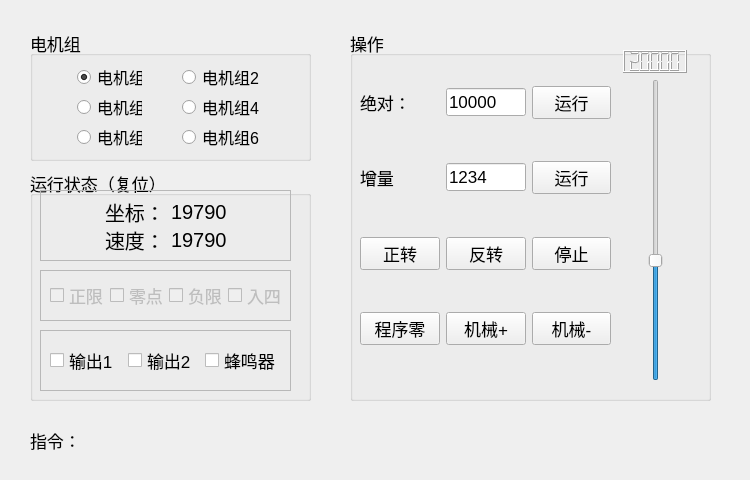
<?xml version="1.0" encoding="UTF-8"?>
<ui version="4.0">
 <class>Form</class>
 <widget class="QWidget" name="Form">
  <property name="geometry">
   <rect>
    <x>0</x>
    <y>0</y>
    <width>750</width>
    <height>480</height>
   </rect>
  </property>
  <property name="sizePolicy">
   <sizepolicy hsizetype="Fixed" vsizetype="Fixed">
    <horstretch>0</horstretch>
    <verstretch>0</verstretch>
   </sizepolicy>
  </property>
  <property name="minimumSize">
   <size>
    <width>750</width>
    <height>480</height>
   </size>
  </property>
  <property name="maximumSize">
   <size>
    <width>750</width>
    <height>480</height>
   </size>
  </property>
  <property name="windowTitle">
   <string>智能步进电机控制器终端</string>
  </property>
  <widget class="QWidget" name="widget" native="true">
   <property name="geometry">
    <rect>
     <x>20</x>
     <y>420</y>
     <width>701</width>
     <height>41</height>
    </rect>
   </property>
   <property name="font">
    <font>
     <pointsize>13</pointsize>
    </font>
   </property>
   <widget class="QLabel" name="LB_cmd">
    <property name="geometry">
     <rect>
      <x>60</x>
      <y>5</y>
      <width>631</width>
      <height>31</height>
     </rect>
    </property>
    <property name="text">
     <string/>
    </property>
   </widget>
   <widget class="QLabel" name="label_5">
    <property name="geometry">
     <rect>
      <x>10</x>
      <y>10</y>
      <width>54</width>
      <height>21</height>
     </rect>
    </property>
    <property name="text">
     <string>指令：</string>
    </property>
   </widget>
  </widget>
  <widget class="QWidget" name="widget_2" native="true">
   <property name="geometry">
    <rect>
     <x>20</x>
     <y>20</y>
     <width>301</width>
     <height>391</height>
    </rect>
   </property>
   <widget class="QGroupBox" name="groupBox_2">
    <property name="geometry">
     <rect>
      <x>10</x>
      <y>10</y>
      <width>281</width>
      <height>131</height>
     </rect>
    </property>
    <property name="font">
     <font>
      <pointsize>13</pointsize>
     </font>
    </property>
    <property name="title">
     <string>电机组</string>
    </property>
    <layout class="QGridLayout" name="gridLayout_2">
     <item row="0" column="0">
      <spacer name="horizontalSpacer">
       <property name="orientation">
        <enum>Qt::Horizontal</enum>
       </property>
       <property name="sizeHint" stdset="0">
        <size>
         <width>40</width>
         <height>20</height>
        </size>
       </property>
      </spacer>
     </item>
     <item row="1" column="1">
      <widget class="QRadioButton" name="RB_Group3">
       <property name="maximumSize">
        <size>
         <width>65</width>
         <height>16777215</height>
        </size>
       </property>
       <property name="font">
        <font>
         <pointsize>12</pointsize>
        </font>
       </property>
       <property name="text">
        <string>电机组3</string>
       </property>
      </widget>
     </item>
     <item row="2" column="3">
      <widget class="QRadioButton" name="RB_Group6">
       <property name="maximumSize">
        <size>
         <width>190</width>
         <height>16777215</height>
        </size>
       </property>
       <property name="font">
        <font>
         <pointsize>12</pointsize>
        </font>
       </property>
       <property name="text">
        <string>电机组6</string>
       </property>
      </widget>
     </item>
     <item row="0" column="2">
      <spacer name="horizontalSpacer_2">
       <property name="orientation">
        <enum>Qt::Horizontal</enum>
       </property>
       <property name="sizeHint" stdset="0">
        <size>
         <width>40</width>
         <height>20</height>
        </size>
       </property>
      </spacer>
     </item>
     <item row="0" column="1">
      <widget class="QRadioButton" name="RB_Group1">
       <property name="maximumSize">
        <size>
         <width>65</width>
         <height>16777215</height>
        </size>
       </property>
       <property name="font">
        <font>
         <pointsize>12</pointsize>
        </font>
       </property>
       <property name="text">
        <string>电机组1</string>
       </property>
       <property name="checked">
        <bool>true</bool>
       </property>
      </widget>
     </item>
     <item row="1" column="3">
      <widget class="QRadioButton" name="RB_Group4">
       <property name="maximumSize">
        <size>
         <width>190</width>
         <height>16777215</height>
        </size>
       </property>
       <property name="font">
        <font>
         <pointsize>12</pointsize>
        </font>
       </property>
       <property name="text">
        <string>电机组4</string>
       </property>
      </widget>
     </item>
     <item row="0" column="3">
      <widget class="QRadioButton" name="RB_Group2">
       <property name="maximumSize">
        <size>
         <width>190</width>
         <height>16777215</height>
        </size>
       </property>
       <property name="font">
        <font>
         <pointsize>12</pointsize>
        </font>
       </property>
       <property name="text">
        <string>电机组2</string>
       </property>
      </widget>
     </item>
     <item row="2" column="1">
      <widget class="QRadioButton" name="RB_Group5">
       <property name="maximumSize">
        <size>
         <width>65</width>
         <height>16777215</height>
        </size>
       </property>
       <property name="font">
        <font>
         <pointsize>12</pointsize>
        </font>
       </property>
       <property name="text">
        <string>电机组5</string>
       </property>
      </widget>
     </item>
     <item row="0" column="4">
      <spacer name="horizontalSpacer_3">
       <property name="orientation">
        <enum>Qt::Horizontal</enum>
       </property>
       <property name="sizeHint" stdset="0">
        <size>
         <width>40</width>
         <height>20</height>
        </size>
       </property>
      </spacer>
     </item>
    </layout>
   </widget>
   <widget class="QGroupBox" name="groupBox_3">
    <property name="geometry">
     <rect>
      <x>10</x>
      <y>150</y>
      <width>281</width>
      <height>231</height>
     </rect>
    </property>
    <property name="font">
     <font>
      <pointsize>13</pointsize>
     </font>
    </property>
    <property name="title">
     <string>运行状态（复位）</string>
    </property>
    <widget class="QFrame" name="frame">
     <property name="geometry">
      <rect>
       <x>10</x>
       <y>20</y>
       <width>251</width>
       <height>71</height>
      </rect>
     </property>
     <property name="frameShape">
      <enum>QFrame::StyledPanel</enum>
     </property>
     <property name="frameShadow">
      <enum>QFrame::Raised</enum>
     </property>
     <layout class="QGridLayout" name="gridLayout_3">
      <item row="1" column="2">
       <widget class="QLabel" name="LB_V">
        <property name="font">
         <font>
          <pointsize>15</pointsize>
         </font>
        </property>
        <property name="text">
         <string>19790</string>
        </property>
       </widget>
      </item>
      <item row="0" column="1">
       <widget class="QLabel" name="label_6">
        <property name="font">
         <font>
          <pointsize>15</pointsize>
         </font>
        </property>
        <property name="text">
         <string>坐标：</string>
        </property>
       </widget>
      </item>
      <item row="0" column="0">
       <spacer name="horizontalSpacer_4">
        <property name="orientation">
         <enum>Qt::Horizontal</enum>
        </property>
        <property name="sizeHint" stdset="0">
         <size>
          <width>40</width>
          <height>20</height>
         </size>
        </property>
       </spacer>
      </item>
      <item row="0" column="2">
       <widget class="QLabel" name="LB_XY">
        <property name="font">
         <font>
          <pointsize>15</pointsize>
         </font>
        </property>
        <property name="text">
         <string>19790</string>
        </property>
       </widget>
      </item>
      <item row="1" column="1">
       <widget class="QLabel" name="label_8">
        <property name="font">
         <font>
          <pointsize>15</pointsize>
         </font>
        </property>
        <property name="text">
         <string>速度：</string>
        </property>
       </widget>
      </item>
      <item row="0" column="3">
       <spacer name="horizontalSpacer_5">
        <property name="orientation">
         <enum>Qt::Horizontal</enum>
        </property>
        <property name="sizeHint" stdset="0">
         <size>
          <width>40</width>
          <height>20</height>
         </size>
        </property>
       </spacer>
      </item>
     </layout>
    </widget>
    <widget class="QFrame" name="frame_2">
     <property name="geometry">
      <rect>
       <x>10</x>
       <y>100</y>
       <width>251</width>
       <height>51</height>
      </rect>
     </property>
     <property name="frameShape">
      <enum>QFrame::StyledPanel</enum>
     </property>
     <property name="frameShadow">
      <enum>QFrame::Raised</enum>
     </property>
     <layout class="QHBoxLayout" name="horizontalLayout">
      <item>
       <widget class="QCheckBox" name="CB_positive">
        <property name="enabled">
         <bool>false</bool>
        </property>
        <property name="text">
         <string>正限</string>
        </property>
       </widget>
      </item>
      <item>
       <widget class="QCheckBox" name="CB_zero">
        <property name="enabled">
         <bool>false</bool>
        </property>
        <property name="text">
         <string>零点</string>
        </property>
       </widget>
      </item>
      <item>
       <widget class="QCheckBox" name="CB_negitive">
        <property name="enabled">
         <bool>false</bool>
        </property>
        <property name="text">
         <string>负限</string>
        </property>
       </widget>
      </item>
      <item>
       <widget class="QCheckBox" name="CB_in4">
        <property name="enabled">
         <bool>false</bool>
        </property>
        <property name="text">
         <string>入四</string>
        </property>
       </widget>
      </item>
     </layout>
    </widget>
    <widget class="QFrame" name="frame_3">
     <property name="geometry">
      <rect>
       <x>10</x>
       <y>160</y>
       <width>251</width>
       <height>61</height>
      </rect>
     </property>
     <property name="frameShape">
      <enum>QFrame::StyledPanel</enum>
     </property>
     <property name="frameShadow">
      <enum>QFrame::Raised</enum>
     </property>
     <layout class="QHBoxLayout" name="horizontalLayout_2">
      <item>
       <widget class="QCheckBox" name="CB_O1">
        <property name="text">
         <string>输出1</string>
        </property>
       </widget>
      </item>
      <item>
       <widget class="QCheckBox" name="CB_O2">
        <property name="text">
         <string>输出2</string>
        </property>
       </widget>
      </item>
      <item>
       <widget class="QCheckBox" name="CB_buzzer">
        <property name="text">
         <string>蜂鸣器</string>
        </property>
       </widget>
      </item>
     </layout>
    </widget>
   </widget>
  </widget>
  <widget class="QWidget" name="widget_3" native="true">
   <property name="geometry">
    <rect>
     <x>340</x>
     <y>20</y>
     <width>381</width>
     <height>391</height>
    </rect>
   </property>
   <widget class="QGroupBox" name="groupBox">
    <property name="geometry">
     <rect>
      <x>10</x>
      <y>10</y>
      <width>361</width>
      <height>371</height>
     </rect>
    </property>
    <property name="font">
     <font>
      <pointsize>13</pointsize>
     </font>
    </property>
    <property name="title">
     <string>操作</string>
    </property>
    <widget class="QWidget" name="widget_4" native="true">
     <property name="geometry">
      <rect>
       <x>10</x>
       <y>20</y>
       <width>251</width>
       <height>331</height>
      </rect>
     </property>
     <layout class="QGridLayout" name="gridLayout">
      <item row="1" column="0">
       <widget class="QLabel" name="label">
        <property name="text">
         <string>绝对：</string>
        </property>
       </widget>
      </item>
      <item row="7" column="2">
       <widget class="QPushButton" name="PB_minus">
        <property name="text">
         <string>机械-</string>
        </property>
       </widget>
      </item>
      <item row="8" column="1">
       <spacer name="verticalSpacer_2">
        <property name="orientation">
         <enum>Qt::Vertical</enum>
        </property>
        <property name="sizeHint" stdset="0">
         <size>
          <width>20</width>
          <height>40</height>
         </size>
        </property>
       </spacer>
      </item>
      <item row="3" column="2">
       <widget class="QPushButton" name="PB_runINC">
        <property name="text">
         <string>运行</string>
        </property>
       </widget>
      </item>
      <item row="4" column="1">
       <spacer name="verticalSpacer">
        <property name="orientation">
         <enum>Qt::Vertical</enum>
        </property>
        <property name="sizeHint" stdset="0">
         <size>
          <width>20</width>
          <height>40</height>
         </size>
        </property>
       </spacer>
      </item>
      <item row="7" column="0">
       <widget class="QPushButton" name="PB_clear">
        <property name="text">
         <string>程序零</string>
        </property>
       </widget>
      </item>
      <item row="1" column="1">
       <widget class="QLineEdit" name="LE_ABS">
        <property name="text">
         <string>10000</string>
        </property>
       </widget>
      </item>
      <item row="5" column="2">
       <widget class="QPushButton" name="PB_pause">
        <property name="text">
         <string>停止</string>
        </property>
       </widget>
      </item>
      <item row="0" column="1">
       <spacer name="verticalSpacer_3">
        <property name="orientation">
         <enum>Qt::Vertical</enum>
        </property>
        <property name="sizeHint" stdset="0">
         <size>
          <width>20</width>
          <height>40</height>
         </size>
        </property>
       </spacer>
      </item>
      <item row="3" column="1">
       <widget class="QLineEdit" name="LE_INC">
        <property name="text">
         <string>1234</string>
        </property>
       </widget>
      </item>
      <item row="1" column="2">
       <widget class="QPushButton" name="PB_runABS">
        <property name="text">
         <string>运行</string>
        </property>
       </widget>
      </item>
      <item row="3" column="0">
       <widget class="QLabel" name="label_2">
        <property name="text">
         <string>增量</string>
        </property>
       </widget>
      </item>
      <item row="7" column="1">
       <widget class="QPushButton" name="PB_plus">
        <property name="text">
         <string>机械+</string>
        </property>
       </widget>
      </item>
      <item row="5" column="1">
       <widget class="QPushButton" name="PB_neg">
        <property name="text">
         <string>反转</string>
        </property>
       </widget>
      </item>
      <item row="2" column="1">
       <spacer name="verticalSpacer_4">
        <property name="orientation">
         <enum>Qt::Vertical</enum>
        </property>
        <property name="sizeHint" stdset="0">
         <size>
          <width>20</width>
          <height>40</height>
         </size>
        </property>
       </spacer>
      </item>
      <item row="5" column="0">
       <widget class="QPushButton" name="PB_pos">
        <property name="text">
         <string>正转</string>
        </property>
       </widget>
      </item>
      <item row="6" column="1">
       <spacer name="verticalSpacer_5">
        <property name="orientation">
         <enum>Qt::Vertical</enum>
        </property>
        <property name="sizeHint" stdset="0">
         <size>
          <width>20</width>
          <height>40</height>
         </size>
        </property>
       </spacer>
      </item>
     </layout>
    </widget>
    <widget class="QWidget" name="widget_5" native="true">
     <property name="geometry">
      <rect>
       <x>270</x>
       <y>20</y>
       <width>71</width>
       <height>331</height>
      </rect>
     </property>
     <layout class="QVBoxLayout" name="verticalLayout">
      <item alignment="Qt::AlignHCenter">
       <widget class="QLCDNumber" name="LCD">
        <property name="font">
         <font>
          <family>Agency FB</family>
          <pointsize>9</pointsize>
         </font>
        </property>
        <property name="styleSheet">
         <string notr="true">color: rgb(85, 255, 0);
color: qconicalgradient(cx:0.5, cy:0.5, angle:0, stop:0 rgba(255, 255, 255, 255), stop:0.373979 rgba(255, 255, 255, 255), stop:0.373991 rgba(33, 30, 255, 255), stop:0.624018 rgba(33, 30, 255, 255), stop:0.624043 rgba(255, 0, 0, 255), stop:1 rgba(255, 0, 0, 255));</string>
        </property>
        <property name="value" stdset="0">
         <double>20000.000000000000000</double>
        </property>
       </widget>
      </item>
      <item alignment="Qt::AlignHCenter">
       <widget class="QSlider" name="VSLIDER">
        <property name="minimum">
         <number>400</number>
        </property>
        <property name="maximum">
         <number>50000</number>
        </property>
        <property name="value">
         <number>20000</number>
        </property>
        <property name="orientation">
         <enum>Qt::Vertical</enum>
        </property>
       </widget>
      </item>
     </layout>
    </widget>
   </widget>
  </widget>
  <widget class="QWidget" name="layoutWidget">
   <property name="geometry">
    <rect>
     <x>0</x>
     <y>0</y>
     <width>2</width>
     <height>2</height>
    </rect>
   </property>
   <layout class="QVBoxLayout" name="verticalLayout_2"/>
  </widget>
 </widget>
 <resources/>
 <connections/>
</ui>
